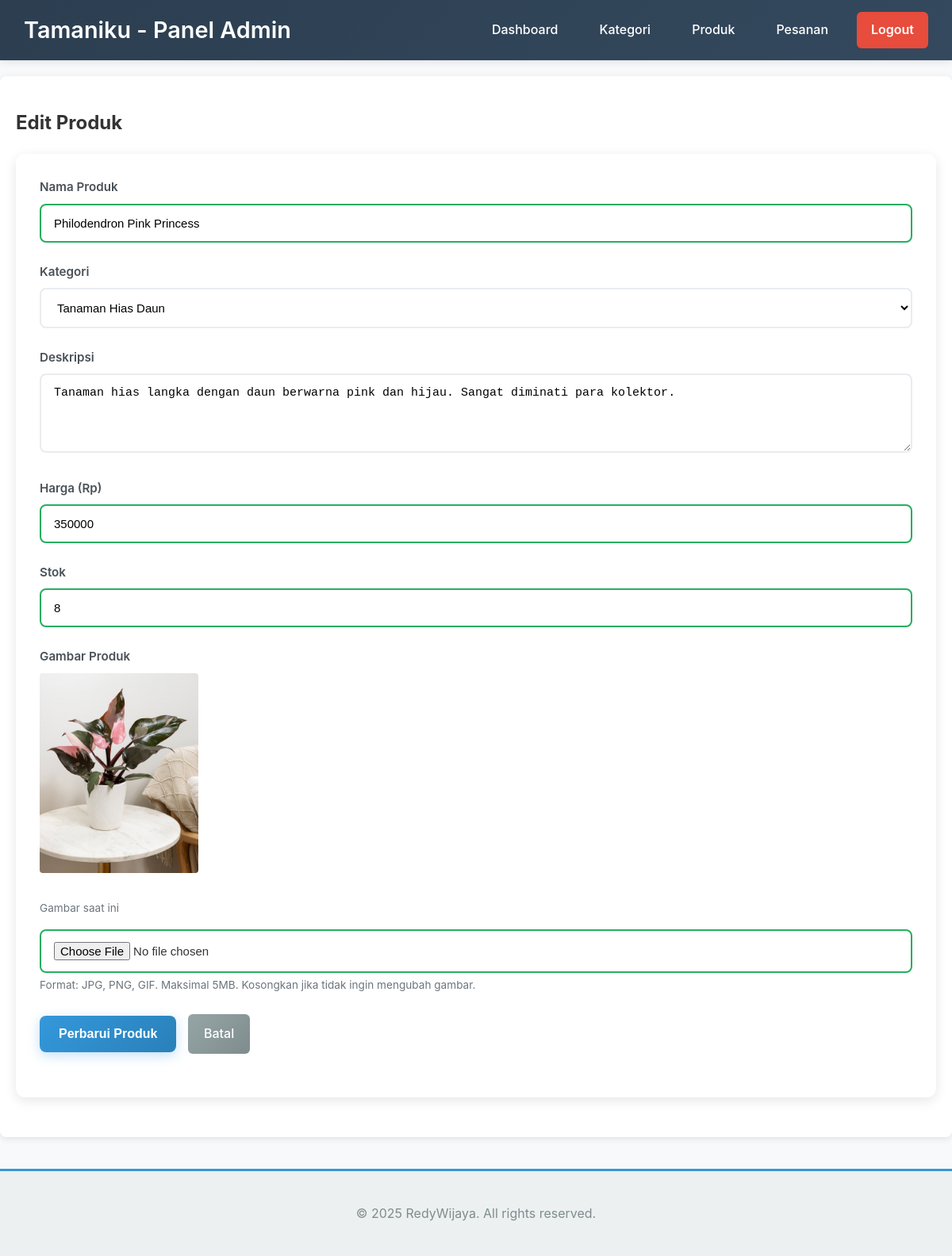
The page /admin/produk_edit.php?id=2 (signed in) on the database its author committed.
### tables this page shows
CREATE TABLE `produk` (
  `id` int(11) NOT NULL AUTO_INCREMENT,
  `id_kategori` int(11) NOT NULL,
  `nama_produk` varchar(255) NOT NULL,
  `deskripsi` text DEFAULT NULL,
  `harga` int(11) NOT NULL,
  `stok` int(11) NOT NULL DEFAULT 0,
  `gambar` varchar(255) DEFAULT NULL,
  `created_at` timestamp NOT NULL DEFAULT current_timestamp(),
  PRIMARY KEY (`id`),
  KEY `id_kategori` (`id_kategori`),
  CONSTRAINT `produk_ibfk_1` FOREIGN KEY (`id_kategori`) REFERENCES `kategori` (`id`) ON DELETE CASCADE
);

CREATE TABLE `kategori` (
  `id` int(11) NOT NULL AUTO_INCREMENT,
  `nama_kategori` varchar(150) NOT NULL,
  PRIMARY KEY (`id`)
);

### admin/produk_edit.php (the view, shortened to what this page needs)
<?php
include '../templates/header_admin.php';
$produk = null;
$id = $_GET['id'] ?? '';
try {
    $stmt = $conn->prepare("SELECT * FROM produk WHERE id = ?");
    $stmt->bind_param("i", $id);
    $stmt->execute();
    $result = $stmt->get_result();
    $produk = $result->fetch_assoc();
} catch (Exception $e) {
    $error = "Gagal mengambil data produk: " . $e->getMessage();
}
$kategori_list = $conn->query("SELECT * FROM kategori ORDER BY nama_kategori ASC");
?>
<h2>Edit Produk</h2>
<?php if ($produk): ?>
<form action="produk_edit.php?id=<?php echo $id; ?>" method="post" enctype="multipart/form-data" class="form-container">
    <div class="form-group">
        <label for="nama_produk">Nama Produk</label>
        <input type="text" id="nama_produk" name="nama_produk" required
               value="<?php echo htmlspecialchars($produk['nama_produk']); ?>">
    </div>
    <div class="form-group">
        <label for="id_kategori">Kategori</label>
        <select id="id_kategori" name="id_kategori" required>
            <?php while ($kat = $kategori_list->fetch_assoc()): ?>
                <option value="<?php echo $kat['id']; ?>"
                        <?php echo ($produk['id_kategori'] == $kat['id']) ? 'selected' : ''; ?>>
                    <?php echo htmlspecialchars($kat['nama_kategori']); ?>
                </option>
            <?php endwhile; ?>
        </select>
    </div>
    <div class="form-group">
        <label for="deskripsi">Deskripsi</label>
        <textarea id="deskripsi" name="deskripsi" rows="4"
                  placeholder="Masukkan deskripsi produk (opsional)"><?php echo htmlspecialchars($produk['deskripsi']); ?></textarea>
    </div>
    <div class="form-group">
        <label for="harga">Harga (Rp)</label>
        <input type="number" id="harga" name="harga" required min="0" step="1000"
               value="<?php echo $produk['harga']; ?>"
               placeholder="Contoh: 50000">
    </div>
    <div class="form-group">
        <label for="stok">Stok</label>
        <input type="number" id="stok" name="stok" required min="0"
               value="<?php echo $produk['stok']; ?>"
               placeholder="Contoh: 10">
    </div>
    <div class="form-group">
        <label for="gambar">Gambar Produk</label>
        <?php if ($produk['gambar']): ?>
            <div class="current-image">
                <img src="../uploads/<?php echo htmlspecialchars($produk['gambar']); ?>"
                     alt="<?php echo htmlspecialchars($produk['nama_produk']); ?>"
                     style="max-width: 200px; margin-bottom: 10px; border-radius: 4px;">
                <p><small>Gambar saat ini</small></p>
            </div>
        <?php endif; ?>
        <input type="file" id="gambar" name="gambar" accept="image/*">
        <small>Format: JPG, PNG, GIF. Maksimal 5MB. Kosongkan jika tidak ingin mengubah gambar.</small>
    </div>
    <div class="form-group">
        <button type="submit">Perbarui Produk</button>
        <a href="produk.php" class="btn-cancel">Batal</a>
    </div>
</form>
<?php else: ?>
    <p>Produk tidak ditemukan.</p>
    <a href="produk.php" class="btn-cancel">Kembali ke Daftar Produk</a>
<?php endif; ?>
<?php include '../templates/footer_admin.php'; ?>

### assets/css/style.css (style rules this page uses)
body { font-family: -apple-system, BlinkMacSystemFont, 'Segoe UI', Roboto, Oxygen, Ubuntu, Cantarell, sans-serif; margin: 0; background-color: #f8f9fa; color: #333; line-height: 1.6; }
a { text-decoration: none; color: #007bff; transition: color 0.3s ease; }
.form-container { background: #fff; padding: 30px; border-radius: 12px; box-shadow: 0 4px 15px rgba(0,0,0,0.1); margin-bottom: 30px; }
.form-group { margin-bottom: 25px; }
.form-group label { display: block; margin-bottom: 8px; font-weight: 600; color: #495057; font-size: 0.95em; }
.form-group input, .form-group textarea, .form-group select { width: 100%; padding: 14px 16px; box-sizing: border-box; border: 2px solid #e9ecef; border-radius: 8px; font-size: 15px; transition: all 0.3s ease; background-color: #fff; }
.form-group input:valid { border-color: #27ae60; }
.form-group small { color: #6c757d; font-size: 0.85em; margin-top: 5px; display: block; }
button, .btn-tambah { background: linear-gradient(135deg, #3498db 0%, #2980b9 100%); color: white; padding: 14px 24px; border: none; cursor: pointer; border-radius: 8px; font-size: 16px; font-weight: 600; transition: all 0.3s ease; text-decoration: none; display: inline-block; box-shadow: 0 4px 15px rgba(52, 152, 219, 0.3); position: relative; overflow: hidden; }
.btn-cancel { background: linear-gradient(135deg, #95a5a6 0%, #7f8c8d 100%); color: white; padding: 12px 20px; border: none; border-radius: 6px; text-decoration: none; display: inline-block; margin-left: 10px; transition: all 0.3s ease; font-weight: 500; }

### rows shown on the page
produk: nama_produk "Philodendron Pink Princess", id_kategori "Tanaman Hias Daun", deskripsi "Tanaman hias langka dengan daun berwarna pink dan hijau. Sangat diminati para kolektor.", harga "350000", stok "8", gambar (picture)
